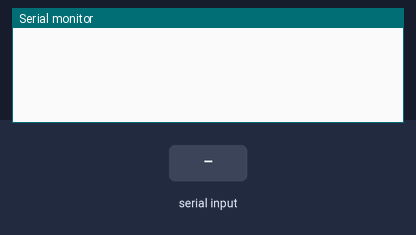
The sketch below on a simulated Arduino Uno, built with avr-gcc and run on an emulated ATmega328P. On the bench: the last lines printed to the serial monitor. The test bench sets the inputs (shaded band).

Above: at 1.2 s.
1.3 s: "INIT" received over Serial
At 2.0 s:
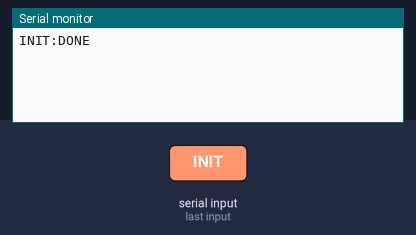
3.0 s: "CHECK" received over Serial
At 4.4 s:
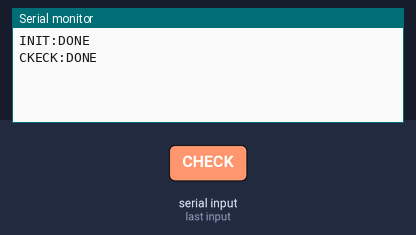
4.7 s: "ROT" received over Serial
At 5.7 s:
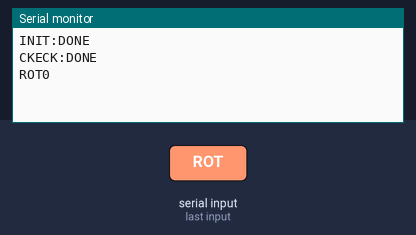

The sketch:

arduino_plate.ino
```cpp
// Include the Arduino Stepper Library
#include <Stepper.h>

String buffer;

// Number of steps per output rotation
const int stepsPerRevolution = 200;

// Create Instance of Stepper library
Stepper myStepper(stepsPerRevolution, 8, 9, 10, 11);

void setup(){
  myStepper.setSpeed(2);
  char c;
  Serial.begin(9600);
  Serial.setTimeout(200);
  Serial.flush();
}

void loop(){
  while (!Serial.available());
  buffer = Serial.readString();
  if(buffer == "INIT") {
    Serial.println("INIT:DONE");
  }

  else if(buffer == "CHECK") {
    Serial.println("CKECK:DONE");
  }

  else{
    String cmd = buffer.substring(0,3);
    if (cmd == "ROT"){
      String val = buffer.substring(3);
      int steps = val.toInt();
      myStepper.step(-steps);
      Serial.println(cmd +  steps);
    }
  }

 // step one revolution in one direction:
 //  Serial.println("clockwise");
 // myStepper.step(stepsPerRevolution);
 // delay(500);

 // step one revolution in the other direction:
 // Serial.println("counterclockwise");
 //  myStepper.step(-stepsPerRevolution);
 // delay(500);
}
```

Measured:
- after the input at 1.3 s, the serial monitor: prints a new line after 0.20 s (image 1)
- after the input at 3.0 s, the serial monitor: prints a new line after 0.20 s (image 2)
- after the input at 4.7 s, the serial monitor: prints a new line after 0.20 s (image 3)
